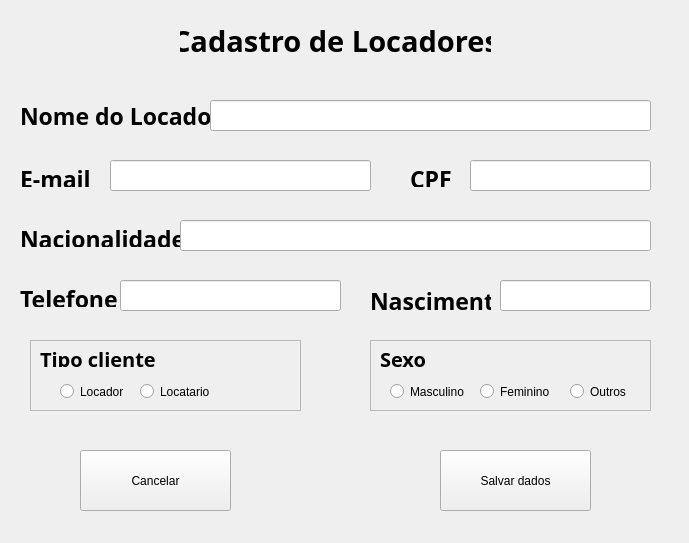
<?xml version="1.0" encoding="UTF-8"?>
<ui version="4.0">
 <class>Form_locador</class>
 <widget class="QWidget" name="Form_locador">
  <property name="geometry">
   <rect>
    <x>0</x>
    <y>0</y>
    <width>689</width>
    <height>543</height>
   </rect>
  </property>
  <property name="mouseTracking">
   <bool>false</bool>
  </property>
  <property name="tabletTracking">
   <bool>false</bool>
  </property>
  <property name="windowTitle">
   <string>Form</string>
  </property>
  <widget class="QLabel" name="label">
   <property name="geometry">
    <rect>
     <x>180</x>
     <y>10</y>
     <width>311</width>
     <height>61</height>
    </rect>
   </property>
   <property name="font">
    <font>
     <family>Ubuntu Condensed</family>
     <pointsize>22</pointsize>
     <weight>75</weight>
     <bold>true</bold>
    </font>
   </property>
   <property name="text">
    <string>Cadastro de Locadores</string>
   </property>
   <property name="alignment">
    <set>Qt::AlignCenter</set>
   </property>
  </widget>
  <widget class="QLabel" name="label_2">
   <property name="geometry">
    <rect>
     <x>20</x>
     <y>100</y>
     <width>231</width>
     <height>31</height>
    </rect>
   </property>
   <property name="font">
    <font>
     <family>Ubuntu Mono</family>
     <pointsize>17</pointsize>
     <weight>75</weight>
     <italic>false</italic>
     <bold>true</bold>
    </font>
   </property>
   <property name="text">
    <string>Nome do Locador</string>
   </property>
  </widget>
  <widget class="QLabel" name="label_3">
   <property name="geometry">
    <rect>
     <x>410</x>
     <y>170</y>
     <width>41</width>
     <height>17</height>
    </rect>
   </property>
   <property name="font">
    <font>
     <family>Ubuntu Mono</family>
     <pointsize>17</pointsize>
     <weight>75</weight>
     <bold>true</bold>
    </font>
   </property>
   <property name="text">
    <string>CPF</string>
   </property>
  </widget>
  <widget class="QLabel" name="label_4">
   <property name="geometry">
    <rect>
     <x>20</x>
     <y>230</y>
     <width>161</width>
     <height>17</height>
    </rect>
   </property>
   <property name="font">
    <font>
     <family>Ubuntu Mono</family>
     <pointsize>17</pointsize>
     <weight>75</weight>
     <bold>true</bold>
    </font>
   </property>
   <property name="text">
    <string>Nacionalidade</string>
   </property>
  </widget>
  <widget class="QLabel" name="label_5">
   <property name="geometry">
    <rect>
     <x>20</x>
     <y>290</y>
     <width>101</width>
     <height>17</height>
    </rect>
   </property>
   <property name="font">
    <font>
     <family>Ubuntu Mono</family>
     <pointsize>17</pointsize>
     <weight>75</weight>
     <bold>true</bold>
    </font>
   </property>
   <property name="text">
    <string>Telefone</string>
   </property>
  </widget>
  <widget class="QLabel" name="label_6">
   <property name="geometry">
    <rect>
     <x>20</x>
     <y>170</y>
     <width>91</width>
     <height>17</height>
    </rect>
   </property>
   <property name="font">
    <font>
     <family>Ubuntu Mono</family>
     <pointsize>17</pointsize>
     <weight>75</weight>
     <bold>true</bold>
    </font>
   </property>
   <property name="text">
    <string>E-mail</string>
   </property>
  </widget>
  <widget class="QLabel" name="label_9">
   <property name="geometry">
    <rect>
     <x>370</x>
     <y>280</y>
     <width>121</width>
     <height>41</height>
    </rect>
   </property>
   <property name="font">
    <font>
     <family>Ubuntu Mono</family>
     <pointsize>17</pointsize>
     <weight>75</weight>
     <bold>true</bold>
    </font>
   </property>
   <property name="text">
    <string>Nascimento</string>
   </property>
   <property name="textFormat">
    <enum>Qt::AutoText</enum>
   </property>
   <property name="wordWrap">
    <bool>false</bool>
   </property>
  </widget>
  <widget class="QPushButton" name="salvar_locador">
   <property name="geometry">
    <rect>
     <x>440</x>
     <y>450</y>
     <width>151</width>
     <height>61</height>
    </rect>
   </property>
   <property name="text">
    <string>Salvar dados</string>
   </property>
  </widget>
  <widget class="QLineEdit" name="line_nome_locador">
   <property name="geometry">
    <rect>
     <x>210</x>
     <y>100</y>
     <width>441</width>
     <height>31</height>
    </rect>
   </property>
  </widget>
  <widget class="QLineEdit" name="line_email_locador">
   <property name="geometry">
    <rect>
     <x>110</x>
     <y>160</y>
     <width>261</width>
     <height>31</height>
    </rect>
   </property>
  </widget>
  <widget class="QLineEdit" name="line_nacio_locador">
   <property name="geometry">
    <rect>
     <x>180</x>
     <y>220</y>
     <width>471</width>
     <height>31</height>
    </rect>
   </property>
  </widget>
  <widget class="QLineEdit" name="line_cpf_locador">
   <property name="geometry">
    <rect>
     <x>470</x>
     <y>160</y>
     <width>181</width>
     <height>31</height>
    </rect>
   </property>
  </widget>
  <widget class="QLineEdit" name="line_telef_locador">
   <property name="geometry">
    <rect>
     <x>120</x>
     <y>280</y>
     <width>221</width>
     <height>31</height>
    </rect>
   </property>
  </widget>
  <widget class="QFrame" name="frame_sexo">
   <property name="geometry">
    <rect>
     <x>370</x>
     <y>340</y>
     <width>281</width>
     <height>71</height>
    </rect>
   </property>
   <property name="autoFillBackground">
    <bool>true</bool>
   </property>
   <property name="frameShape">
    <enum>QFrame::StyledPanel</enum>
   </property>
   <property name="frameShadow">
    <enum>QFrame::Raised</enum>
   </property>
   <widget class="QRadioButton" name="rb_outros">
    <property name="geometry">
     <rect>
      <x>200</x>
      <y>40</y>
      <width>71</width>
      <height>23</height>
     </rect>
    </property>
    <property name="text">
     <string>Outros</string>
    </property>
   </widget>
   <widget class="QRadioButton" name="rb_fem">
    <property name="geometry">
     <rect>
      <x>110</x>
      <y>40</y>
      <width>91</width>
      <height>23</height>
     </rect>
    </property>
    <property name="text">
     <string>Feminino</string>
    </property>
   </widget>
   <widget class="QRadioButton" name="rb_masc">
    <property name="geometry">
     <rect>
      <x>20</x>
      <y>40</y>
      <width>91</width>
      <height>23</height>
     </rect>
    </property>
    <property name="text">
     <string>Masculino</string>
    </property>
   </widget>
   <widget class="QLabel" name="label_8">
    <property name="geometry">
     <rect>
      <x>10</x>
      <y>10</y>
      <width>51</width>
      <height>17</height>
     </rect>
    </property>
    <property name="font">
     <font>
      <family>Ubuntu Mono</family>
      <pointsize>15</pointsize>
      <weight>75</weight>
      <bold>true</bold>
     </font>
    </property>
    <property name="text">
     <string>Sexo</string>
    </property>
   </widget>
  </widget>
  <widget class="QFrame" name="frame">
   <property name="geometry">
    <rect>
     <x>30</x>
     <y>340</y>
     <width>271</width>
     <height>71</height>
    </rect>
   </property>
   <property name="autoFillBackground">
    <bool>true</bool>
   </property>
   <property name="frameShape">
    <enum>QFrame::StyledPanel</enum>
   </property>
   <property name="frameShadow">
    <enum>QFrame::Raised</enum>
   </property>
   <widget class="QLabel" name="label_7">
    <property name="geometry">
     <rect>
      <x>10</x>
      <y>10</y>
      <width>121</width>
      <height>17</height>
     </rect>
    </property>
    <property name="font">
     <font>
      <family>Ubuntu Mono</family>
      <pointsize>15</pointsize>
      <weight>75</weight>
      <bold>true</bold>
     </font>
    </property>
    <property name="text">
     <string>Tipo cliente</string>
    </property>
   </widget>
   <widget class="QRadioButton" name="tipo_locatario">
    <property name="geometry">
     <rect>
      <x>110</x>
      <y>40</y>
      <width>91</width>
      <height>23</height>
     </rect>
    </property>
    <property name="text">
     <string>Locatario</string>
    </property>
   </widget>
   <widget class="QRadioButton" name="tipo_locador">
    <property name="geometry">
     <rect>
      <x>30</x>
      <y>40</y>
      <width>81</width>
      <height>23</height>
     </rect>
    </property>
    <property name="text">
     <string>Locador</string>
    </property>
   </widget>
  </widget>
  <widget class="QLineEdit" name="line_nasc_locador">
   <property name="geometry">
    <rect>
     <x>500</x>
     <y>280</y>
     <width>151</width>
     <height>31</height>
    </rect>
   </property>
  </widget>
  <widget class="QPushButton" name="cancel">
   <property name="geometry">
    <rect>
     <x>80</x>
     <y>450</y>
     <width>151</width>
     <height>61</height>
    </rect>
   </property>
   <property name="text">
    <string>Cancelar</string>
   </property>
  </widget>
 </widget>
 <resources/>
 <connections/>
</ui>
